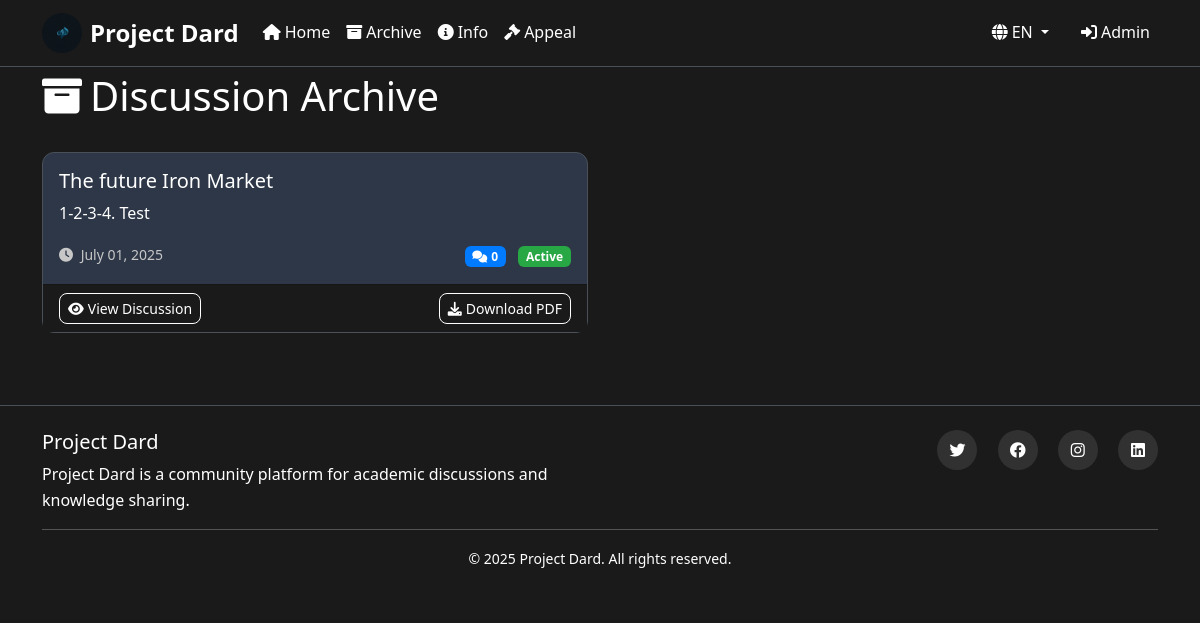
Page /archive on the earlier database version.
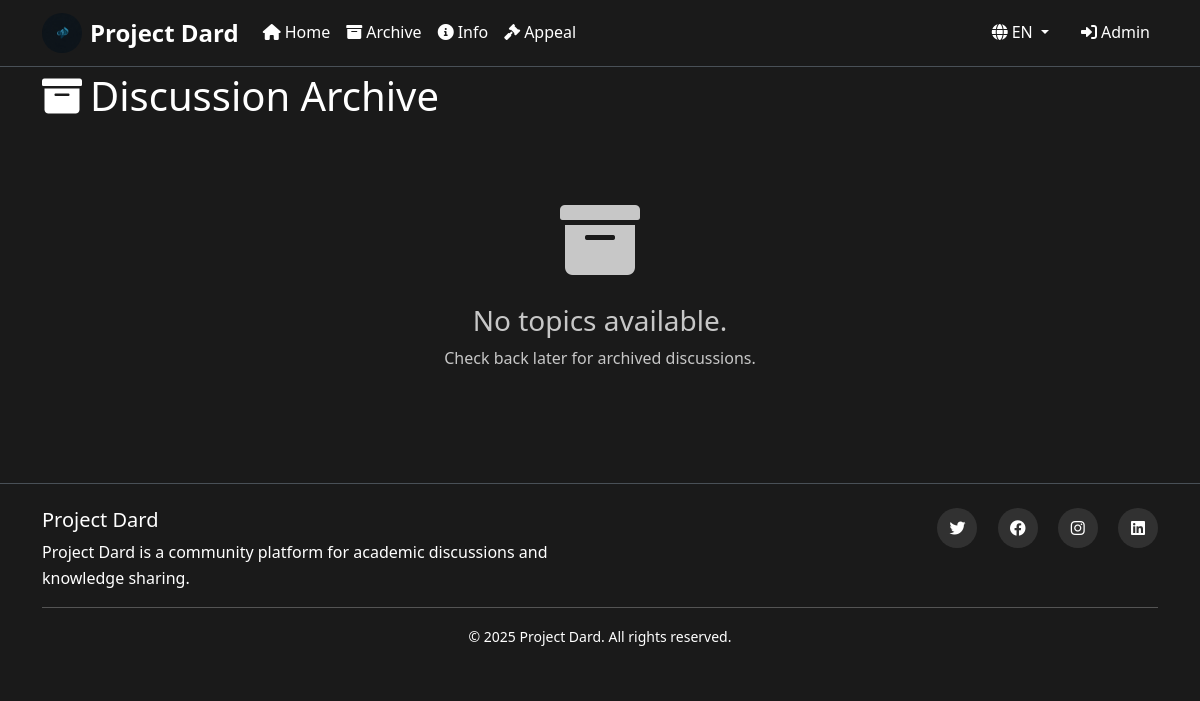
Same page on the later database version.
### models.py (models this page shows)
class WeeklyTopic(db.Model):
    id = db.Column(db.Integer, primary_key=True)
    title_en = db.Column(db.Text, nullable=False)
    title_fa = db.Column(db.Text)
    content_en = db.Column(db.Text, nullable=False)
    content_fa = db.Column(db.Text)
    created_at = db.Column(db.DateTime, default=datetime.utcnow)
    is_active = db.Column(db.Boolean, default=True)
    admin_id = db.Column(db.Integer, db.ForeignKey('admin.id'), nullable=False)
    comments = db.relationship('Comment', backref='topic', lazy=True)

### routes.py (the view)
@app.route('/archive')
def archive():
    page = request.args.get('page', 1, type=int)
    per_page = 10
    topics = WeeklyTopic.query.order_by(WeeklyTopic.created_at.desc())\
                             .paginate(page=page, per_page=per_page, error_out=False)
    return render_template('archive.html', topics=topics)

### routes.py (called while the page is built)
@app.before_request
def before_request():
    if 'language' not in session:
        session['language'] = 'en'
    track_visitor()

@app.context_processor
def inject_globals():
    return {
        'get_text': get_text,
        'current_language': session.get('language', 'en'),
        'supported_languages': get_supported_languages()
    }

### translations.py (called while the page is built)
def get_text(key, language=None):
    if language is None:
        language = session.get('language', 'en')
    return translations.get(language, {}).get(key, translations['en'].get(key, key))

def get_supported_languages():
    return list(translations.keys())

### utils.py (called while the page is built)
def get_client_ip():
    if request.environ.get('HTTP_X_FORWARDED_FOR'):
        return request.environ['HTTP_X_FORWARDED_FOR'].split(',')[0].strip()
    elif request.environ.get('HTTP_X_REAL_IP'):
        return request.environ['HTTP_X_REAL_IP']
    else:
        return request.environ.get('REMOTE_ADDR', 'unknown')

def track_visitor():
    ip_address = get_client_ip()
    user_agent = request.headers.get('User-Agent', '')
    page_visited = request.endpoint or 'unknown'
    visitor = Visitor(
        ip_address=ip_address,
        user_agent=user_agent,
        page_visited=page_visited
    )
    try:
        db.session.add(visitor)
        db.session.commit()
    except Exception:
        db.session.rollback()

### templates/archive.html (shortened to what this page needs)
{% extends "base.html" %}
{% block content %}
<div class="row">
    <div class="col-12">
        <div class="d-flex justify-content-between align-items-center mb-4">
            <h1>
                <i class="fas fa-archive me-2"></i>{{ get_text('discussion_archive') }}
            </h1>
        </div>
        {% if topics.items %}
        <div class="row">
            {% for topic in topics.items %}
            <div class="col-md-6 mb-4">
                <div class="card bg-secondary h-100">
                    <div class="card-body">
                        <h5 class="card-title">
                            {{ topic.title_fa if current_language == 'fa' and topic.title_fa else topic.title_en }}
                        </h5>
                        <div class="card-text mb-3">
                            {{ (topic.content_fa if current_language == 'fa' and topic.content_fa else topic.content_en) | truncate(150) | safe }}
                        </div>
                        <div class="d-flex justify-content-between align-items-center">
                            <small class="text-muted">
                                <i class="fas fa-clock me-1"></i>
                                {{ topic.created_at.strftime('%B %d, %Y') }}
                            </small>
                            <div>
                                <span class="badge bg-primary me-2">
                                    <i class="fas fa-comments me-1"></i>{{ topic.comments | length }}
                                </span>
                                {% if topic.is_active %}
                                <span class="badge bg-success">Active</span>
                                {% endif %}
                            </div>
                        </div>
                    </div>
                    <div class="card-footer bg-dark">
                        <div class="d-flex justify-content-between">
                            <a href="{{ url_for('home') }}#topic-{{ topic.id }}" class="btn btn-sm btn-outline-primary">
                                <i class="fas fa-eye me-1"></i>View Discussion
                            </a>
                            <a href="{{ url_for('download_discussion', topic_id=topic.id) }}" class="btn btn-sm btn-outline-success">
                                <i class="fas fa-download me-1"></i>{{ get_text('download_pdf') }}
                            </a>
                        </div>
                    </div>
                </div>
            </div>
            {% endfor %}
        </div>
        {% else %}
        <div class="text-center py-5">
            <i class="fas fa-archive fa-5x text-muted mb-4"></i>
            <h3 class="text-muted">{{ get_text('no_topics') }}</h3>
            <p class="text-muted">Check back later for archived discussions.</p>
        </div>
        {% endif %}
    </div>
</div>
{% endblock %}

### templates/base.html (shortened to what this page needs)
<!DOCTYPE html>
<html lang="{{ current_language }}" dir="{{ 'rtl' if current_language == 'fa' else 'ltr' }}">
<head>
    <link href="https://cdn.jsdelivr.net/npm/bootstrap@5.3.0/dist/css/bootstrap.min.css" rel="stylesheet">
    <link href="https://cdnjs.cloudflare.com/ajax/libs/font-awesome/6.0.0/css/all.min.css" rel="stylesheet">
    <link href="{{ url_for('static', filename='css/style.css') }}" rel="stylesheet">
</head>
<body class="bg-dark text-light">
    <nav class="navbar navbar-expand-lg navbar-dark bg-dark fixed-top">
        <div class="container">
            <a class="navbar-brand d-flex align-items-center" href="{{ url_for('home') }}">
                <img src="{{ url_for('static', filename='images/logo.jpg') }}" alt="Project Dard" width="40" height="40" class="me-2 rounded-circle">
                <span class="fw-bold">Project Dard</span>
            </a>
            <div class="collapse navbar-collapse" id="navbarNav">
                <ul class="navbar-nav me-auto">
                    <li class="nav-item">
                        <a class="nav-link" href="{{ url_for('home') }}">
                            <i class="fas fa-home me-1"></i>{{ get_text('home') }}
                        </a>
                    </li>
                    <li class="nav-item">
                        <a class="nav-link" href="{{ url_for('archive') }}">
                            <i class="fas fa-archive me-1"></i>{{ get_text('archive') }}
                        </a>
                    </li>
                    <li class="nav-item">
                        <a class="nav-link" href="{{ url_for('info') }}">
                            <i class="fas fa-info-circle me-1"></i>{{ get_text('info') }}
                        </a>
                    </li>
                    <li class="nav-item">
                        <a class="nav-link" href="{{ url_for('appeal') }}">
                            <i class="fas fa-gavel me-1"></i>{{ get_text('appeal') }}
                        </a>
                    </li>
                </ul>
                <div class="navbar-nav me-3">
                    <div class="nav-item dropdown">
                        <a class="nav-link dropdown-toggle" href="#" role="button" data-bs-toggle="dropdown">
                            <i class="fas fa-globe me-1"></i>{{ current_language.upper() }}
                        </a>
                    </div>
                </div>
                <div class="navbar-nav">
                    {% if current_user.is_authenticated %}
                        <a class="nav-link" href="{{ url_for('admin_dashboard') }}">
                            <i class="fas fa-cog me-1"></i>{{ get_text('dashboard') }}
                        </a>
                        <a class="nav-link" href="{{ url_for('admin_logout') }}">
                            <i class="fas fa-sign-out-alt me-1"></i>{{ get_text('logout') }}
                        </a>
                    {% else %}
                        <a class="nav-link" href="{{ url_for('admin_login') }}">
                            <i class="fas fa-sign-in-alt me-1"></i>{{ get_text('admin') }}
                        </a>
                    {% endif %}
                </div>
            </div>
        </div>
    </nav>
    <main class="container mt-5 pt-4">
        {% block content %}{% endblock %}
    </main>
    <footer class="bg-dark text-light py-4 mt-5">
        <div class="container">
            <div class="row">
                <div class="col-md-6">
                    <h5>Project Dard</h5>
                    <p class="mb-0">{{ get_text('platform_description') }}</p>
                </div>
                <div class="col-md-6 text-md-end">
                    <div class="social-links">
                        <a href="#" class="text-light me-3"><i class="fab fa-twitter"></i></a>
                        <a href="#" class="text-light me-3"><i class="fab fa-facebook"></i></a>
                        <a href="#" class="text-light me-3"><i class="fab fa-instagram"></i></a>
                        <a href="#" class="text-light"><i class="fab fa-linkedin"></i></a>
                    </div>
                </div>
            </div>
            <hr class="my-3">
            <div class="text-center">
                <small>&copy; 2025 Project Dard. All rights reserved.</small>
            </div>
        </div>
    </footer>
</body>
</html>

### static/css/style.css (style rules this page uses)
:root { --primary-color: #007bff; --secondary-color: #6c757d; --dark-color: #212529; --light-color: #f8f9fa; --border-color: #495057; }
body { font-family: 'Segoe UI', Tahoma, Geneva, Verdana, sans-serif; background-color: #121212; color: #ffffff !important; line-height: 1.6; }
.bg-dark { background-color: #1a1a1a !important; }
.text-light { color: #ffffff !important; }
h1, h2, h3, h4, h5, h6, p, span, div, a, label, small, strong, li, td, th { color: #ffffff !important; }
a { color: #ffffff !important; text-decoration: none; }
.text-muted { color: #c7c7c7 !important; }
footer, footer * { color: #ffffff !important; }
.social-links a { color: #ffffff !important; }
.navbar { border-bottom: 1px solid var(--border-color); backdrop-filter: blur(10px); }
.navbar-brand { font-weight: 700; font-size: 1.5rem; color: #ffffff !important; }
.navbar-nav .nav-link { color: #ffffff !important; }
footer { border-top: 1px solid var(--border-color); margin-top: auto; }
.social-links a { display: inline-block; width: 40px; height: 40px; line-height: 40px; text-align: center; border-radius: 50%; background-color: rgba(255, 255, 255, 0.1); transition: all 0.2s ease-in-out; }
html { scroll-behavior: smooth; }

Differences in the rows shown:
removed WeeklyTopic: title_en "The future Iron Market", content_en "1-2-3-4. Test", created_at "July 01, 2025", comments|length "0", is_active "Active", get_text "Download PDF"
Other differences:
{{ get_text('no_topics') }}: (not shown) → "No topics available."
text now shown: "Check back later for archived discussions."
